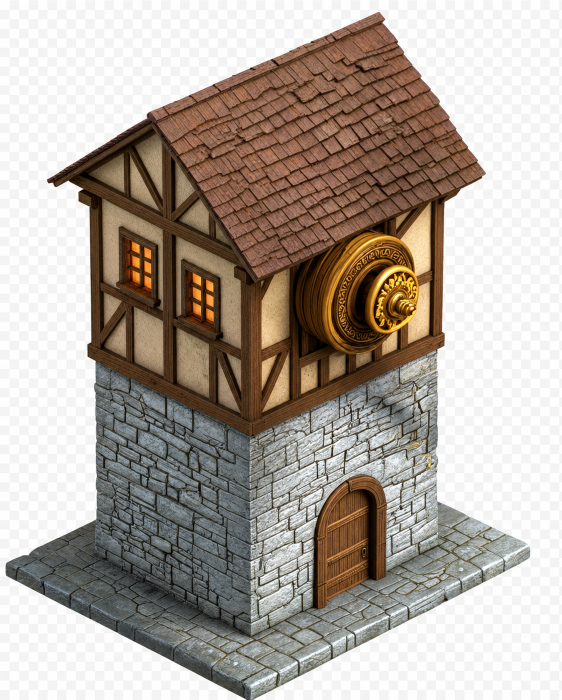
#> input picture tools/ai-gen/_windmill_original_rotor_20260822/new_body_user.png, 1124 x 1399 px (shown at 1/2 size)
$ python build_new_body_interpolated_assets.py
#> lines starting #> are read from the running program, lines starting #| are printed output that depends on the picture; after the words box and inside, x2 and y2 are one past the last pixel; in counts of white or black regions, pixels touching at a corner belong together
#> in main, body_source is the input picture: PIL image 1124x1399 RGB; mean R, G, B 176.6, 167, 157.9
from collections import deque
from pathlib import Path
import json

import numpy as np
from PIL import Image, ImageChops, ImageDraw, ImageEnhance, ImageFilter


ROOT = Path(__file__).resolve().parent
PROJECT_ROOT = ROOT.parents[2]
BODY_SOURCE = ROOT / "new_body_user.png"
ROTOR_SOURCE_DIR = ROOT / "rendered"
BODY_OUTPUT = PROJECT_ROOT / "assets" / "terrain" / "wheat_windmill_body.png"
ROTOR_OUTPUT = PROJECT_ROOT / "assets" / "terrain" / "wheat_windmill_rotor.png"
PREVIEW_OUTPUT = ROOT / "new_body_interpolated_contact.png"
METADATA_OUTPUT = ROOT / "new_body_interpolated_assets.json"

SOURCE_FRAME_SIZE = 1024
SOURCE_FRAME_COUNT = 16
OUTPUT_FRAME_COUNT = 32
BODY_OUTPUT_SIZE = (512, 640)
ROTOR_FRAME_SIZE = (768, 768)
BODY_DISPLAY_SIZE = (276, 340)
ROTOR_DISPLAY_SIZE = (428, 428)
SHEET_COLUMNS = 8
SHEET_ROWS = 4

# The original 3D-rendered rotor pivot. The former candidate used +22/+5 to
# meet its body hub at 632/444, so the unshifted source pivot is 610/439.
SOURCE_ROTOR_PIVOT = (610, 439)

# Measured from the user-supplied body: center of the forward gold axle cap.
SOURCE_BODY_HUB = (767, 586)
SOURCE_BODY_SIZE = (1124, 1399)

# Repack 1024px source frames into 768px frames, then display them at 428px.
# 0.75 * (428 / 768) == 428 / 1024, so the in-game blade size is unchanged.
ROTOR_SCALE = 0.75


def extract_checkerboard_alpha(image: Image.Image) -> Image.Image:
    """Remove only the border-connected light neutral checkerboard."""
    rgb = np.asarray(image.convert("RGB"), dtype=np.uint8)
    highest = rgb.max(axis=2)
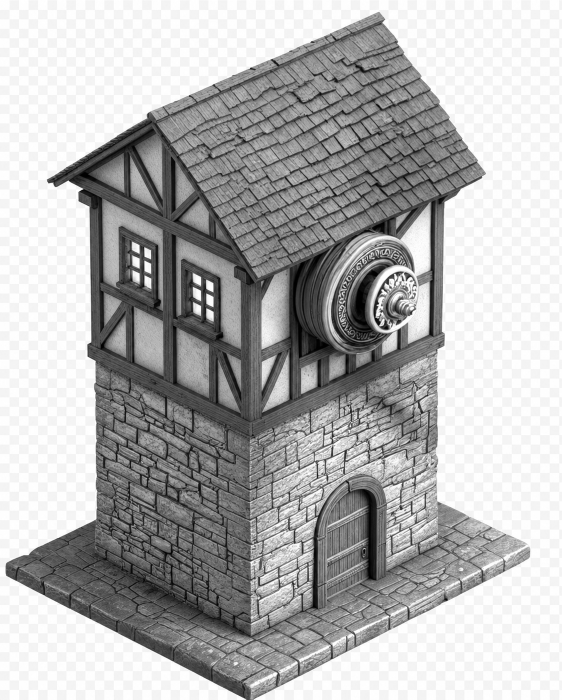
#> highest: shape (1399, 1124) (shown at 1/2 size); min 0, max 255, mean 178
    lowest = rgb.min(axis=2)
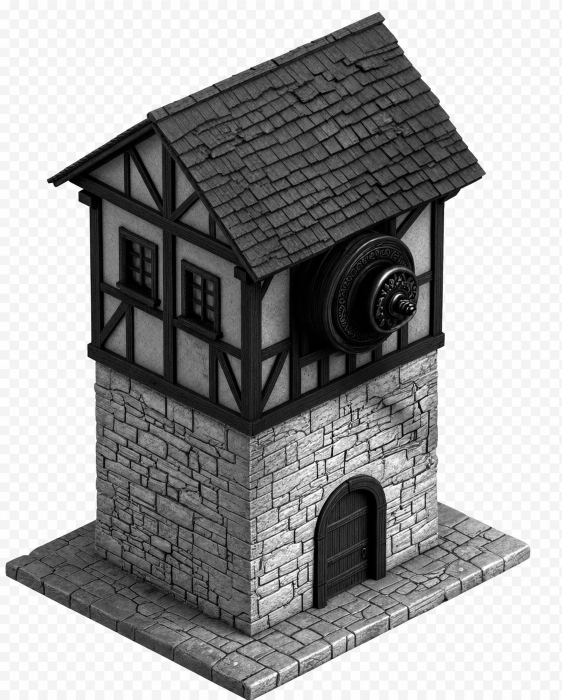
#> lowest: shape (1399, 1124) (shown at 1/2 size); min 0, max 255, mean 156.7
    background_candidate = (lowest >= 225) & ((highest - lowest) <= 14)
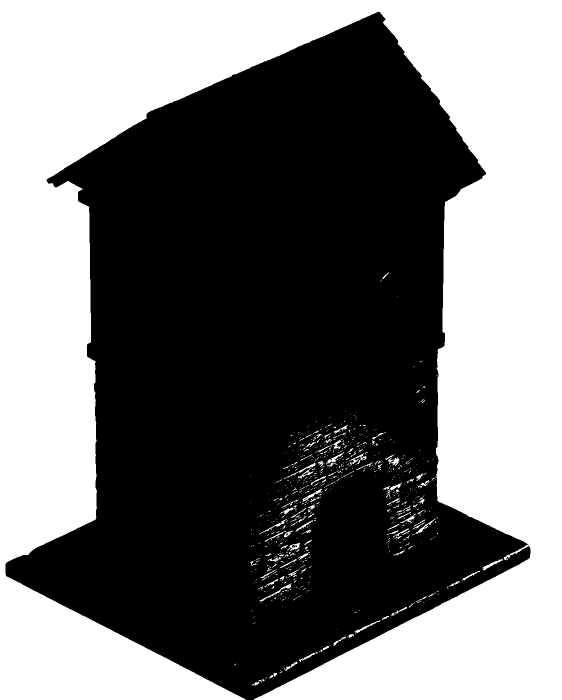
#> background_candidate: shape (1399, 1124) bool (shown at 1/2 size); 45.6% white; 880 white regions (775 under 20 px), largest, box (x1, y1, x2, y2) and area: (0, 0, 1124, 1399) 707091, (654, 904, 688, 933) 225, (698, 907, 733, 932) 224
    height, width = background_candidate.shape
#> height = 1399; width = 1124
    exterior = np.zeros((height, width), dtype=np.uint8)
    queue: deque[tuple[int, int]] = deque()

    def enqueue(x: int, y: int) -> None:
        if background_candidate[y, x] and exterior[y, x] == 0:
            exterior[y, x] = 1
            queue.append((x, y))

    for x in range(width):
        enqueue(x, 0)
        enqueue(x, height - 1)
    for y in range(height):
        enqueue(0, y)
        enqueue(width - 1, y)

    while queue:
        x, y = queue.popleft()
        if x > 0:
            enqueue(x - 1, y)
        if x + 1 < width:
            enqueue(x + 1, y)
        if y > 0:
            enqueue(x, y - 1)
        if y + 1 < height:
            enqueue(x, y + 1)

    alpha = Image.fromarray(np.where(exterior == 1, 0, 255).astype(np.uint8), mode="L")
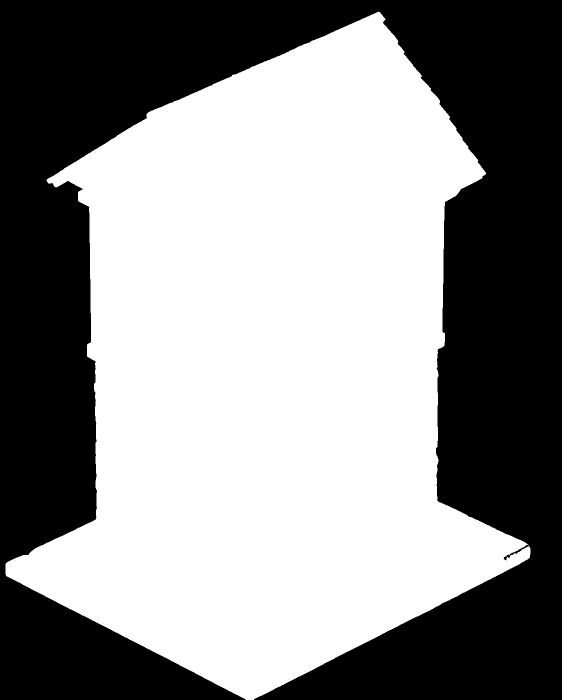
#> alpha: PIL image 1124x1399 L (shown at 1/2 size); 55% white; 1 black region, box (x1, y1, x2, y2) and area: (0, 0, 1124, 1399) 707091
    alpha = alpha.filter(ImageFilter.GaussianBlur(radius=0.55))
    rgba = image.convert("RGBA")
    rgba.putalpha(alpha)
    return rgba


def fit_body_to_runtime_canvas(body: Image.Image) -> Image.Image:
    target_width, target_height = BODY_OUTPUT_SIZE
#> target_width = 512; target_height = 640
    fitted_height = round(body.height * target_width / body.width)
#> fitted_height = 637
    if fitted_height > target_height:
        raise ValueError("New windmill body no longer fits the configured runtime frame")
    resized = body.resize((target_width, fitted_height), Image.Resampling.LANCZOS)
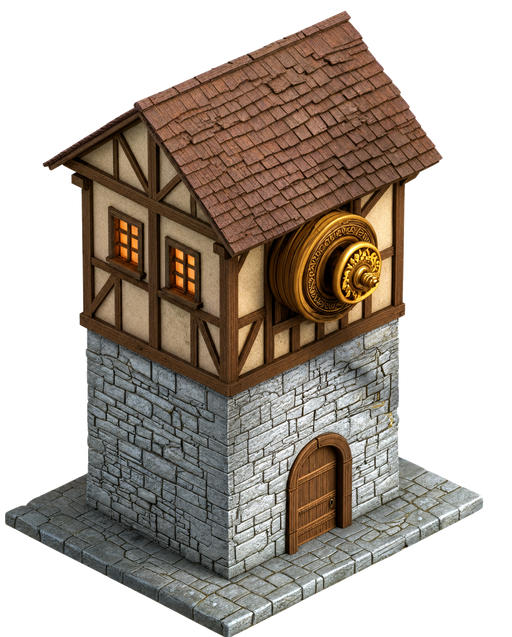
#> resized: PIL image 512x637 RGBA; mean R, G, B, A 66.8, 57.1, 47.9, 140.3; transparent parts drawn white
    canvas = Image.new("RGBA", BODY_OUTPUT_SIZE, (0, 0, 0, 0))
#> canvas: PIL image 512x640 RGBA; every value is 0
    canvas.alpha_composite(resized, (0, (target_height - fitted_height) // 2))
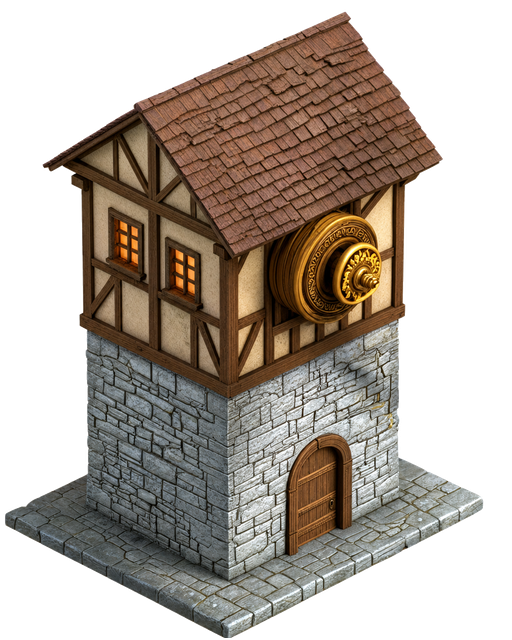
#> canvas: PIL image 512x640 RGBA; mean R, G, B, A 66.4, 56.8, 47.7, 139.7; transparent parts drawn white
    return canvas


# [105 lines left out: functions rotate_about_pivot, alpha_mse, premultiplied_average, color_match_rotor, place_rotor_on_runtime_canvas, build_hub_foreground and 1 more, not called in this run]


def main() -> None:
    body_source = Image.open(BODY_SOURCE).convert("RGB")
    if body_source.size != SOURCE_BODY_SIZE:
        raise ValueError(f"Expected body source {SOURCE_BODY_SIZE}, got {body_source.size}")
    body = fit_body_to_runtime_canvas(extract_checkerboard_alpha(body_source))
    body.save(BODY_OUTPUT, optimize=True)

    source_frames = [
#> (the run stopped early here; a loop or call above may not have finished)
